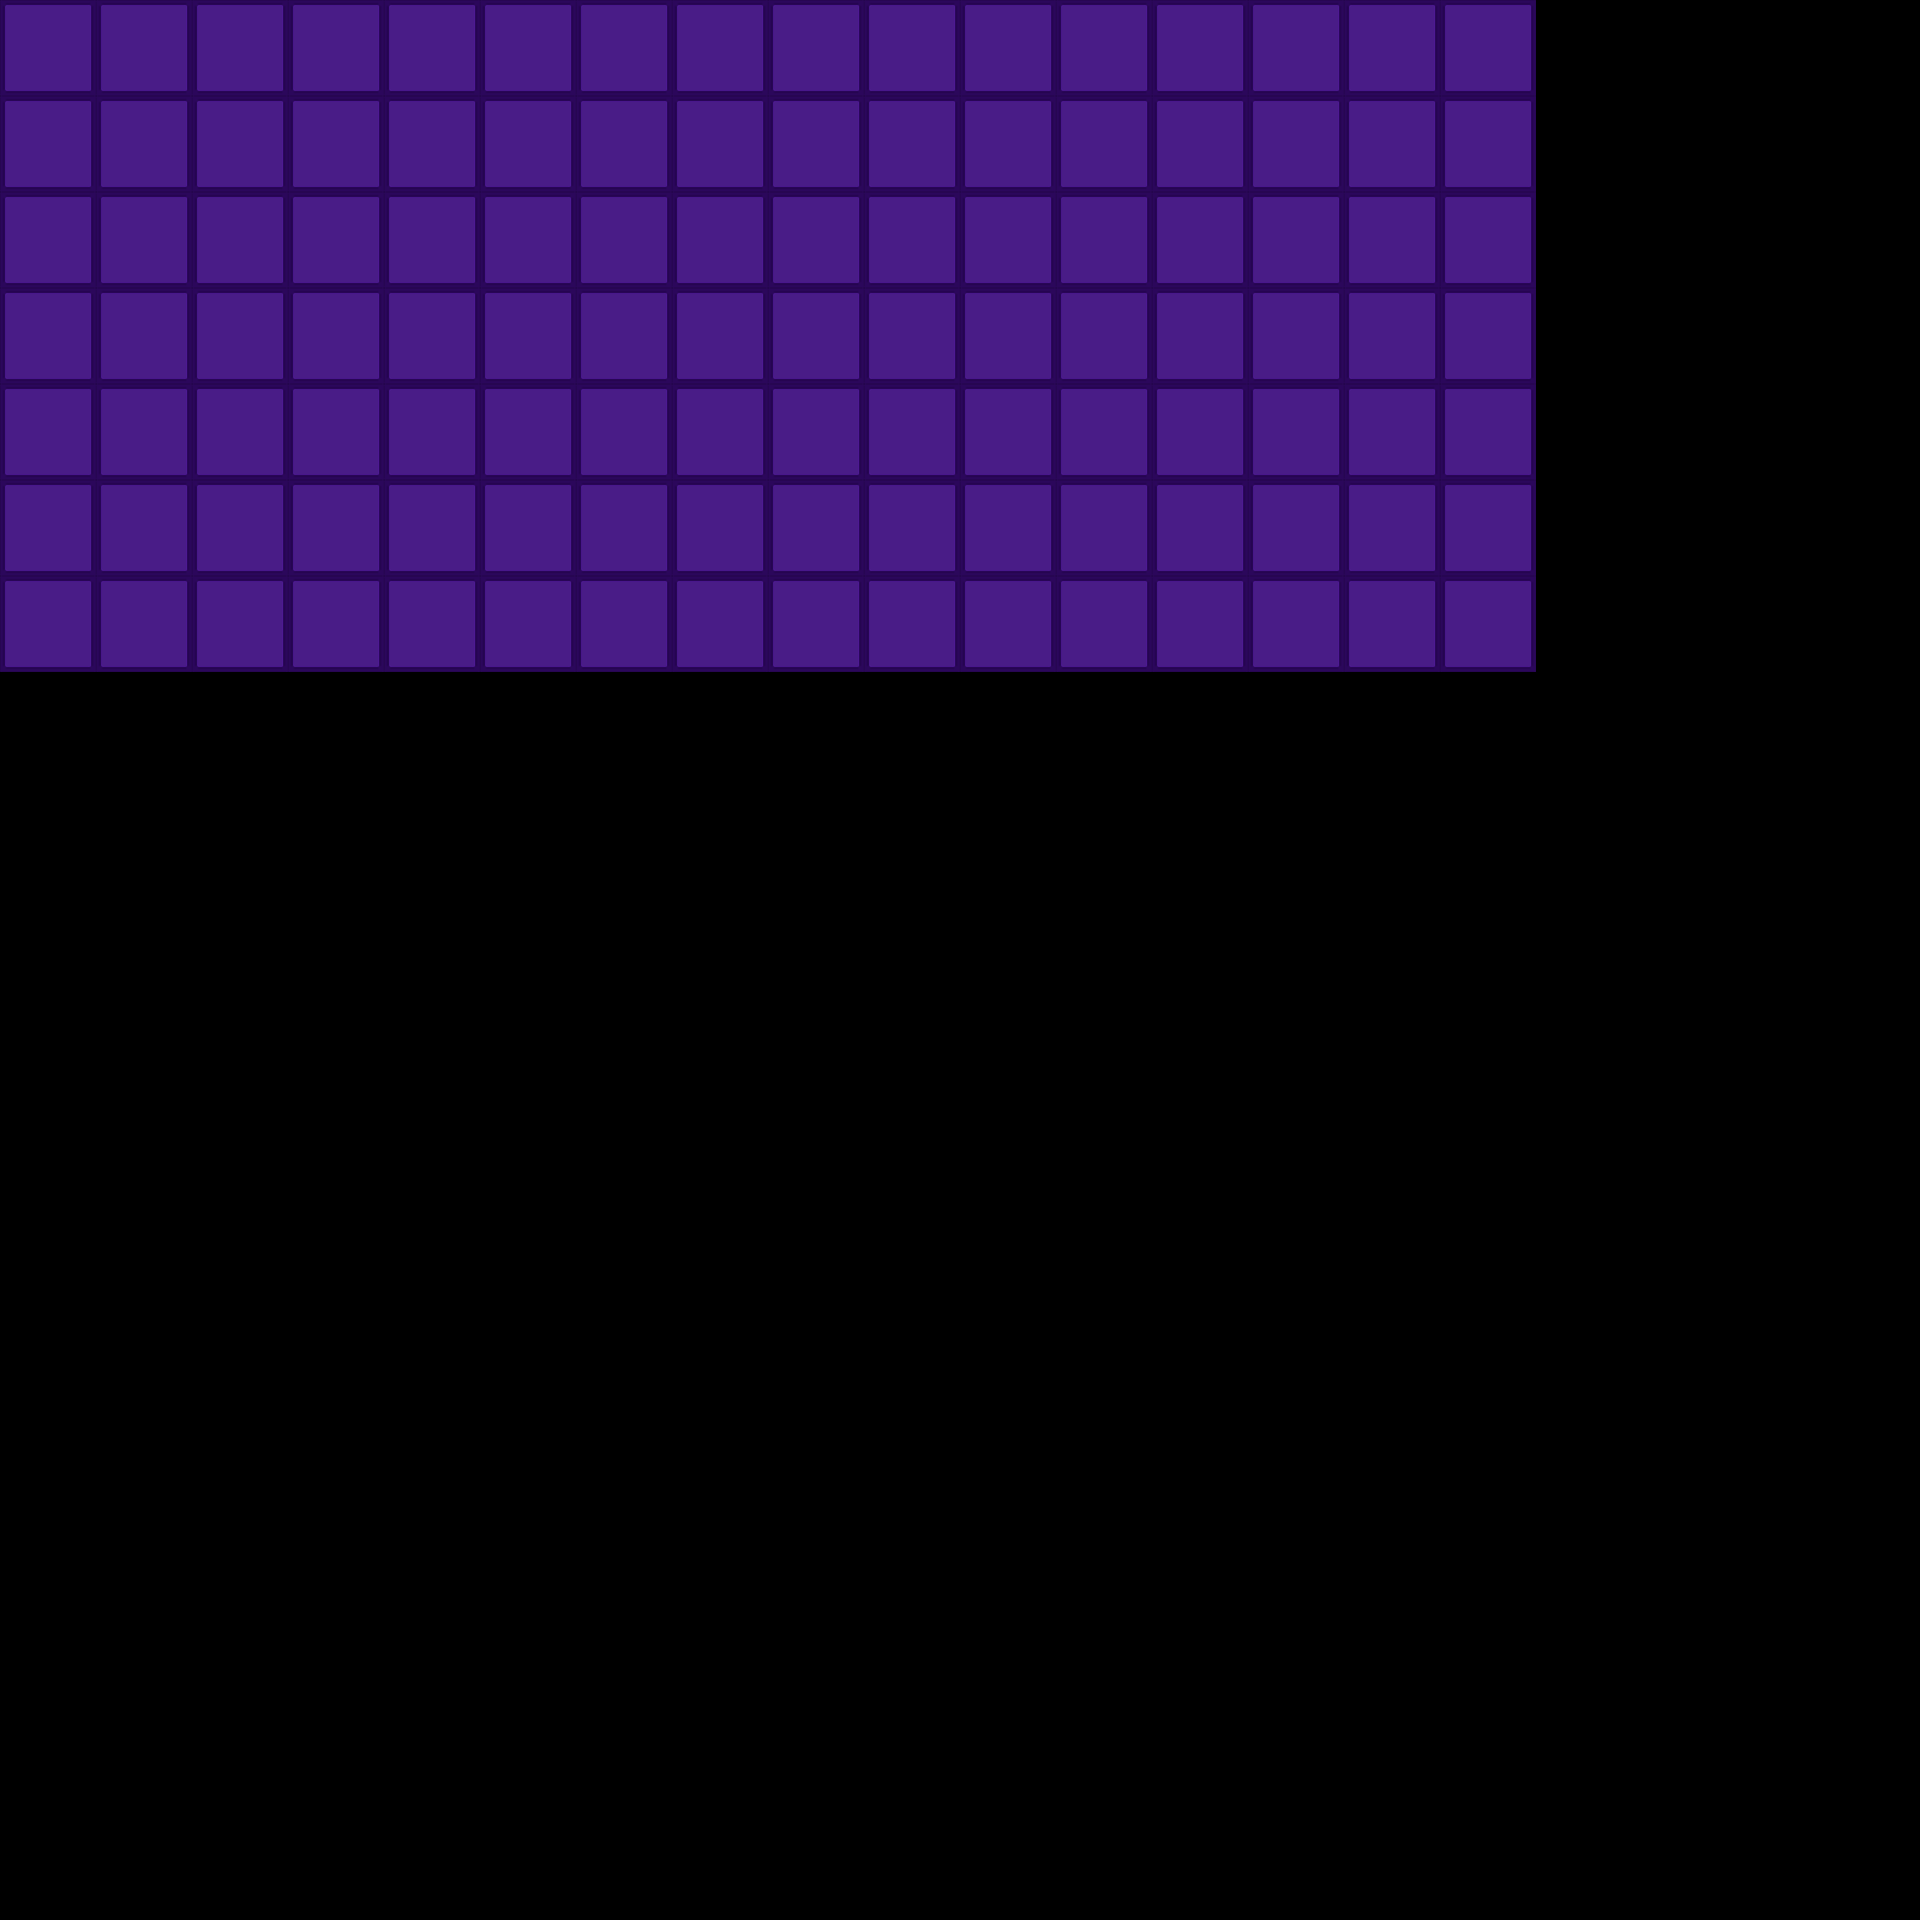

Tiled map render using the project's own tile images. Description and the whole map definition, tile-layer contents included, below:
An orthogonal 40x40 tile map with 48x48 px tiles, 1 tile layer (Tile Layer 1).

<map version="1.2" tiledversion="1.2.2" orientation="orthogonal" renderorder="right-down" width="40" height="40" tilewidth="48" tileheight="48" infinite="0" nextlayerid="2" nextobjectid="1">
 <tileset firstgid="1" source="dungeon_01_tileset.tsx" />
 <layer id="1" name="Tile Layer 1" width="40" height="40">
  <data encoding="csv">
1,2,1,2,1,2,1,2,1,2,1,2,1,2,1,2,1,2,1,2,1,2,1,2,1,2,1,2,1,2,1,2,0,0,0,0,0,0,0,0,
19,20,19,20,19,20,19,20,19,20,19,20,19,20,19,20,19,20,19,20,19,20,19,20,19,20,19,20,19,20,19,20,0,0,0,0,0,0,0,0,
1,2,1,2,1,2,1,2,1,2,1,2,1,2,1,2,1,2,1,2,1,2,1,2,1,2,1,2,1,2,1,2,0,0,0,0,0,0,0,0,
19,20,19,20,19,20,19,20,19,20,19,20,19,20,19,20,19,20,19,20,19,20,19,20,19,20,19,20,19,20,19,20,0,0,0,0,0,0,0,0,
1,2,1,2,1,2,1,2,1,2,1,2,1,2,1,2,1,2,1,2,1,2,1,2,1,2,1,2,1,2,1,2,0,0,0,0,0,0,0,0,
19,20,19,20,19,20,19,20,19,20,19,20,19,20,19,20,19,20,19,20,19,20,19,20,19,20,19,20,19,20,19,20,0,0,0,0,0,0,0,0,
1,2,1,2,1,2,1,2,1,2,1,2,1,2,1,2,1,2,1,2,1,2,1,2,1,2,1,2,1,2,1,2,0,0,0,0,0,0,0,0,
19,20,19,20,19,20,19,20,19,20,19,20,19,20,19,20,19,20,19,20,19,20,19,20,19,20,19,20,19,20,19,20,0,0,0,0,0,0,0,0,
1,2,1,2,1,2,1,2,1,2,1,2,1,2,1,2,1,2,1,2,1,2,1,2,1,2,1,2,1,2,1,2,0,0,0,0,0,0,0,0,
19,20,19,20,19,20,19,20,19,20,19,20,19,20,19,20,19,20,19,20,19,20,19,20,19,20,19,20,19,20,19,20,0,0,0,0,0,0,0,0,
1,2,1,2,1,2,1,2,1,2,1,2,1,2,1,2,1,2,1,2,1,2,1,2,1,2,1,2,1,2,1,2,0,0,0,0,0,0,0,0,
19,20,19,20,19,20,19,20,19,20,19,20,19,20,19,20,19,20,19,20,19,20,19,20,19,20,19,20,19,20,19,20,0,0,0,0,0,0,0,0,
1,2,1,2,1,2,1,2,1,2,1,2,1,2,1,2,1,2,1,2,1,2,1,2,1,2,1,2,1,2,1,2,0,0,0,0,0,0,0,0,
19,20,19,20,19,20,19,20,19,20,19,20,19,20,19,20,19,20,19,20,19,20,19,20,19,20,19,20,19,20,19,20,0,0,0,0,0,0,0,0,
0,0,0,0,0,0,0,0,0,0,0,0,0,0,0,0,0,0,0,0,0,0,0,0,0,0,0,0,0,0,0,0,0,0,0,0,0,0,0,0,
0,0,0,0,0,0,0,0,0,0,0,0,0,0,0,0,0,0,0,0,0,0,0,0,0,0,0,0,0,0,0,0,0,0,0,0,0,0,0,0,
0,0,0,0,0,0,0,0,0,0,0,0,0,0,0,0,0,0,0,0,0,0,0,0,0,0,0,0,0,0,0,0,0,0,0,0,0,0,0,0,
0,0,0,0,0,0,0,0,0,0,0,0,0,0,0,0,0,0,0,0,0,0,0,0,0,0,0,0,0,0,0,0,0,0,0,0,0,0,0,0,
0,0,0,0,0,0,0,0,0,0,0,0,0,0,0,0,0,0,0,0,0,0,0,0,0,0,0,0,0,0,0,0,0,0,0,0,0,0,0,0,
0,0,0,0,0,0,0,0,0,0,0,0,0,0,0,0,0,0,0,0,0,0,0,0,0,0,0,0,0,0,0,0,0,0,0,0,0,0,0,0,
0,0,0,0,0,0,0,0,0,0,0,0,0,0,0,0,0,0,0,0,0,0,0,0,0,0,0,0,0,0,0,0,0,0,0,0,0,0,0,0,
0,0,0,0,0,0,0,0,0,0,0,0,0,0,0,0,0,0,0,0,0,0,0,0,0,0,0,0,0,0,0,0,0,0,0,0,0,0,0,0,
0,0,0,0,0,0,0,0,0,0,0,0,0,0,0,0,0,0,0,0,0,0,0,0,0,0,0,0,0,0,0,0,0,0,0,0,0,0,0,0,
0,0,0,0,0,0,0,0,0,0,0,0,0,0,0,0,0,0,0,0,0,0,0,0,0,0,0,0,0,0,0,0,0,0,0,0,0,0,0,0,
0,0,0,0,0,0,0,0,0,0,0,0,0,0,0,0,0,0,0,0,0,0,0,0,0,0,0,0,0,0,0,0,0,0,0,0,0,0,0,0,
0,0,0,0,0,0,0,0,0,0,0,0,0,0,0,0,0,0,0,0,0,0,0,0,0,0,0,0,0,0,0,0,0,0,0,0,0,0,0,0,
0,0,0,0,0,0,0,0,0,0,0,0,0,0,0,0,0,0,0,0,0,0,0,0,0,0,0,0,0,0,0,0,0,0,0,0,0,0,0,0,
0,0,0,0,0,0,0,0,0,0,0,0,0,0,0,0,0,0,0,0,0,0,0,0,0,0,0,0,0,0,0,0,0,0,0,0,0,0,0,0,
0,0,0,0,0,0,0,0,0,0,0,0,0,0,0,0,0,0,0,0,0,0,0,0,0,0,0,0,0,0,0,0,0,0,0,0,0,0,0,0,
0,0,0,0,0,0,0,0,0,0,0,0,0,0,0,0,0,0,0,0,0,0,0,0,0,0,0,0,0,0,0,0,0,0,0,0,0,0,0,0,
0,0,0,0,0,0,0,0,0,0,0,0,0,0,0,0,0,0,0,0,0,0,0,0,0,0,0,0,0,0,0,0,0,0,0,0,0,0,0,0,
0,0,0,0,0,0,0,0,0,0,0,0,0,0,0,0,0,0,0,0,0,0,0,0,0,0,0,0,0,0,0,0,0,0,0,0,0,0,0,0,
0,0,0,0,0,0,0,0,0,0,0,0,0,0,0,0,0,0,0,0,0,0,0,0,0,0,0,0,0,0,0,0,0,0,0,0,0,0,0,0,
0,0,0,0,0,0,0,0,0,0,0,0,0,0,0,0,0,0,0,0,0,0,0,0,0,0,0,0,0,0,0,0,0,0,0,0,0,0,0,0,
0,0,0,0,0,0,0,0,0,0,0,0,0,0,0,0,0,0,0,0,0,0,0,0,0,0,0,0,0,0,0,0,0,0,0,0,0,0,0,0,
0,0,0,0,0,0,0,0,0,0,0,0,0,0,0,0,0,0,0,0,0,0,0,0,0,0,0,0,0,0,0,0,0,0,0,0,0,0,0,0,
0,0,0,0,0,0,0,0,0,0,0,0,0,0,0,0,0,0,0,0,0,0,0,0,0,0,0,0,0,0,0,0,0,0,0,0,0,0,0,0,
0,0,0,0,0,0,0,0,0,0,0,0,0,0,0,0,0,0,0,0,0,0,0,0,0,0,0,0,0,0,0,0,0,0,0,0,0,0,0,0,
0,0,0,0,0,0,0,0,0,0,0,0,0,0,0,0,0,0,0,0,0,0,0,0,0,0,0,0,0,0,0,0,0,0,0,0,0,0,0,0,
0,0,0,0,0,0,0,0,0,0,0,0,0,0,0,0,0,0,0,0,0,0,0,0,0,0,0,0,0,0,0,0,0,0,0,0,0,0,0,0
</data>
 </layer>
</map>